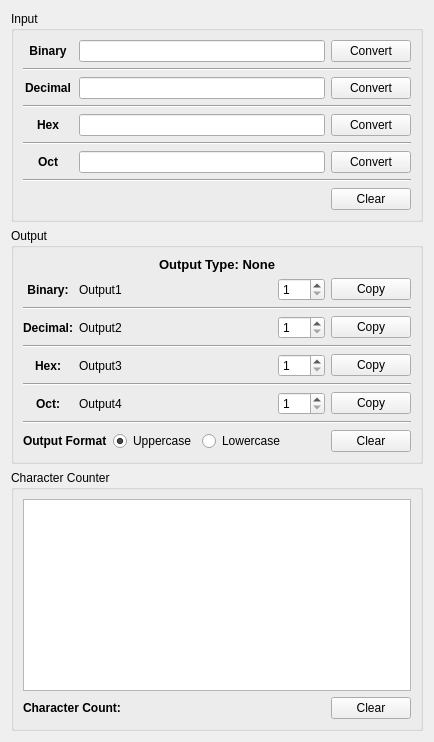
           <widget class="QWidget" name="convert">
            <attribute name="title">
             <string>Convert</string>
            </attribute>
            <layout class="QVBoxLayout" name="verticalLayout_5">
             <item>
              <layout class="QVBoxLayout" name="verticalLayout_6">
               <item>
                <widget class="QGroupBox" name="groupBox_4">
                 <property name="title">
                  <string>Input</string>
                 </property>
                 <layout class="QVBoxLayout" name="verticalLayout_7">
                  <item>
                   <layout class="QHBoxLayout" name="horizontalLayout_5">
                    <item>
                     <widget class="QLabel" name="label_4">
                      <property name="sizePolicy">
                       <sizepolicy hsizetype="Fixed" vsizetype="Preferred">
                        <horstretch>0</horstretch>
                        <verstretch>0</verstretch>
                       </sizepolicy>
                      </property>
                      <property name="minimumSize">
                       <size>
                        <width>50</width>
                        <height>0</height>
                       </size>
                      </property>
                      <property name="maximumSize">
                       <size>
                        <width>50</width>
                        <height>16777215</height>
                       </size>
                      </property>
                      <property name="font">
                       <font>
                        <weight>75</weight>
                        <bold>true</bold>
                       </font>
                      </property>
                      <property name="text">
                       <string>Binary</string>
                      </property>
                      <property name="alignment">
                       <set>Qt::AlignCenter</set>
                      </property>
                     </widget>
                    </item>
                    <item>
                     <widget class="QLineEdit" name="input_bin"/>
                    </item>
                    <item>
                     <widget class="QPushButton" name="convert_bin">
                      <property name="sizePolicy">
                       <sizepolicy hsizetype="Fixed" vsizetype="Fixed">
                        <horstretch>0</horstretch>
                        <verstretch>0</verstretch>
                       </sizepolicy>
                      </property>
                      <property name="text">
                       <string>Convert</string>
                      </property>
                     </widget>
                    </item>
                   </layout>
                  </item>
                  <item>
                   <widget class="Line" name="line_34">
                    <property name="orientation">
                     <enum>Qt::Horizontal</enum>
                    </property>
                   </widget>
                  </item>
                  <item>
                   <layout class="QHBoxLayout" name="horizontalLayout_9">
                    <item>
                     <widget class="QLabel" name="label_8">
                      <property name="sizePolicy">
                       <sizepolicy hsizetype="Fixed" vsizetype="Preferred">
                        <horstretch>0</horstretch>
                        <verstretch>0</verstretch>
                       </sizepolicy>
                      </property>
                      <property name="minimumSize">
                       <size>
                        <width>50</width>
                        <height>0</height>
                       </size>
                      </property>
                      <property name="maximumSize">
                       <size>
                        <width>50</width>
                        <height>16777215</height>
                       </size>
                      </property>
                      <property name="font">
                       <font>
                        <weight>75</weight>
                        <bold>true</bold>
                       </font>
                      </property>
                      <property name="text">
                       <string>Decimal</string>
                      </property>
                      <property name="alignment">
                       <set>Qt::AlignCenter</set>
                      </property>
                     </widget>
                    </item>
                    <item>
                     <widget class="QLineEdit" name="input_dec"/>
                    </item>
                    <item>
                     <widget class="QPushButton" name="convert_dec">
                      <property name="sizePolicy">
                       <sizepolicy hsizetype="Fixed" vsizetype="Fixed">
                        <horstretch>0</horstretch>
                        <verstretch>0</verstretch>
                       </sizepolicy>
                      </property>
                      <property name="text">
                       <string>Convert</string>
                      </property>
                     </widget>
                    </item>
                   </layout>
                  </item>
                  <item>
                   <widget class="Line" name="line_30">
                    <property name="orientation">
                     <enum>Qt::Horizontal</enum>
                    </property>
                   </widget>
                  </item>
                  <item>
                   <layout class="QHBoxLayout" name="horizontalLayout_10">
                    <item>
                     <widget class="QLabel" name="label_9">
                      <property name="sizePolicy">
                       <sizepolicy hsizetype="Fixed" vsizetype="Preferred">
                        <horstretch>0</horstretch>
                        <verstretch>0</verstretch>
                       </sizepolicy>
                      </property>
                      <property name="minimumSize">
                       <size>
                        <width>50</width>
                        <height>0</height>
                       </size>
                      </property>
                      <property name="maximumSize">
                       <size>
                        <width>50</width>
                        <height>16777215</height>
                       </size>
                      </property>
                      <property name="font">
                       <font>
                        <weight>75</weight>
                        <bold>true</bold>
                       </font>
                      </property>
                      <property name="text">
                       <string>Hex</string>
                      </property>
                      <property name="alignment">
                       <set>Qt::AlignCenter</set>
                      </property>
                     </widget>
                    </item>
                    <item>
                     <widget class="QLineEdit" name="input_hex"/>
                    </item>
                    <item>
                     <widget class="QPushButton" name="convert_hex">
                      <property name="sizePolicy">
                       <sizepolicy hsizetype="Fixed" vsizetype="Fixed">
                        <horstretch>0</horstretch>
                        <verstretch>0</verstretch>
                       </sizepolicy>
                      </property>
                      <property name="text">
                       <string>Convert</string>
                      </property>
                     </widget>
                    </item>
                   </layout>
                  </item>
                  <item>
                   <widget class="Line" name="line_29">
                    <property name="orientation">
                     <enum>Qt::Horizontal</enum>
                    </property>
                   </widget>
                  </item>
                  <item>
                   <layout class="QHBoxLayout" name="horizontalLayout_6">
                    <item>
                     <widget class="QLabel" name="label_5">
                      <property name="sizePolicy">
                       <sizepolicy hsizetype="Fixed" vsizetype="Preferred">
                        <horstretch>0</horstretch>
                        <verstretch>0</verstretch>
                       </sizepolicy>
                      </property>
                      <property name="minimumSize">
                       <size>
                        <width>50</width>
                        <height>0</height>
                       </size>
                      </property>
                      <property name="maximumSize">
                       <size>
                        <width>50</width>
                        <height>16777215</height>
                       </size>
                      </property>
                      <property name="font">
                       <font>
                        <weight>75</weight>
                        <bold>true</bold>
                       </font>
                      </property>
                      <property name="text">
                       <string>Oct</string>
                      </property>
                      <property name="alignment">
                       <set>Qt::AlignCenter</set>
                      </property>
                     </widget>
                    </item>
                    <item>
                     <widget class="QLineEdit" name="input_oct"/>
                    </item>
                    <item>
                     <widget class="QPushButton" name="convert_oct">
                      <property name="sizePolicy">
                       <sizepolicy hsizetype="Fixed" vsizetype="Fixed">
                        <horstretch>0</horstretch>
                        <verstretch>0</verstretch>
                       </sizepolicy>
                      </property>
                      <property name="text">
                       <string>Convert</string>
                      </property>
                     </widget>
                    </item>
                   </layout>
                  </item>
                  <item>
                   <widget class="Line" name="line_11">
                    <property name="orientation">
                     <enum>Qt::Horizontal</enum>
                    </property>
                   </widget>
                  </item>
                  <item>
                   <layout class="QHBoxLayout" name="horizontalLayout_21">
                    <item>
                     <spacer name="horizontalSpacer_2">
                      <property name="orientation">
                       <enum>Qt::Horizontal</enum>
                      </property>
                      <property name="sizeHint" stdset="0">
                       <size>
                        <width>40</width>
                        <height>20</height>
                       </size>
                      </property>
                     </spacer>
                    </item>
                    <item>
                     <widget class="QPushButton" name="convert_inputClear">
                      <property name="sizePolicy">
                       <sizepolicy hsizetype="Fixed" vsizetype="Fixed">
                        <horstretch>0</horstretch>
                        <verstretch>0</verstretch>
                       </sizepolicy>
                      </property>
                      <property name="text">
                       <string>Clear</string>
                      </property>
                     </widget>
                    </item>
                   </layout>
                  </item>
                 </layout>
                </widget>
               </item>
               <item>
                <widget class="QGroupBox" name="groupBox_2">
                 <property name="title">
                  <string>Output</string>
                 </property>
                 <layout class="QVBoxLayout" name="verticalLayout_8">
                  <item>
                   <widget class="QLabel" name="convert_outputType">
                    <property name="font">
                     <font>
                      <pointsize>10</pointsize>
                      <weight>75</weight>
                      <bold>true</bold>
                     </font>
                    </property>
                    <property name="text">
                     <string>Output Type: None</string>
                    </property>
                    <property name="alignment">
                     <set>Qt::AlignCenter</set>
                    </property>
                   </widget>
                  </item>
                  <item>
                   <layout class="QHBoxLayout" name="horizontalLayout_12">
                    <item>
                     <widget class="QLabel" name="label_11">
                      <property name="sizePolicy">
                       <sizepolicy hsizetype="Fixed" vsizetype="Preferred">
                        <horstretch>0</horstretch>
                        <verstretch>0</verstretch>
                       </sizepolicy>
                      </property>
                      <property name="minimumSize">
                       <size>
                        <width>50</width>
                        <height>0</height>
                       </size>
                      </property>
                      <property name="maximumSize">
                       <size>
                        <width>50</width>
                        <height>16777215</height>
                       </size>
                      </property>
                      <property name="font">
                       <font>
                        <weight>75</weight>
                        <bold>true</bold>
                       </font>
                      </property>
                      <property name="text">
                       <string>Binary:</string>
                      </property>
                      <property name="alignment">
                       <set>Qt::AlignCenter</set>
                      </property>
                     </widget>
                    </item>
                    <item>
                     <widget class="QLabel" name="output_bin">
                      <property name="text">
                       <string>Output1</string>
                      </property>
                     </widget>
                    </item>
                    <item>
                     <widget class="QSpinBox" name="digits_bin">
                      <property name="sizePolicy">
                       <sizepolicy hsizetype="Fixed" vsizetype="Fixed">
                        <horstretch>0</horstretch>
                        <verstretch>0</verstretch>
                       </sizepolicy>
                      </property>
                      <property name="minimum">
                       <number>1</number>
                      </property>
                      <property name="maximum">
                       <number>512</number>
                      </property>
                     </widget>
                    </item>
                    <item>
                     <widget class="QPushButton" name="copy_bin">
                      <property name="sizePolicy">
                       <sizepolicy hsizetype="Fixed" vsizetype="Fixed">
                        <horstretch>0</horstretch>
                        <verstretch>0</verstretch>
                       </sizepolicy>
                      </property>
                      <property name="text">
                       <string>Copy</string>
                      </property>
                     </widget>
                    </item>
                   </layout>
                  </item>
                  <item>
                   <widget class="Line" name="line_28">
                    <property name="orientation">
                     <enum>Qt::Horizontal</enum>
                    </property>
                   </widget>
                  </item>
                  <item>
                   <layout class="QHBoxLayout" name="horizontalLayout_20">
                    <item>
                     <widget class="QLabel" name="label_24">
                      <property name="sizePolicy">
                       <sizepolicy hsizetype="Fixed" vsizetype="Preferred">
                        <horstretch>0</horstretch>
                        <verstretch>0</verstretch>
                       </sizepolicy>
                      </property>
                      <property name="minimumSize">
                       <size>
                        <width>50</width>
                        <height>0</height>
                       </size>
                      </property>
                      <property name="maximumSize">
                       <size>
                        <width>50</width>
                        <height>16777215</height>
                       </size>
                      </property>
                      <property name="font">
                       <font>
                        <weight>75</weight>
                        <bold>true</bold>
                       </font>
                      </property>
                      <property name="text">
                       <string>Decimal:</string>
                      </property>
                      <property name="alignment">
                       <set>Qt::AlignCenter</set>
                      </property>
                     </widget>
                    </item>
                    <item>
                     <widget class="QLabel" name="output_dec">
                      <property name="text">
                       <string>Output2</string>
                      </property>
                     </widget>
                    </item>
                    <item>
                     <widget class="QSpinBox" name="digits_dec">
                      <property name="sizePolicy">
                       <sizepolicy hsizetype="Fixed" vsizetype="Fixed">
                        <horstretch>0</horstretch>
                        <verstretch>0</verstretch>
                       </sizepolicy>
                      </property>
                      <property name="minimum">
                       <number>1</number>
                      </property>
                      <property name="maximum">
                       <number>512</number>
                      </property>
                     </widget>
                    </item>
                    <item>
                     <widget class="QPushButton" name="copy_dec">
                      <property name="sizePolicy">
                       <sizepolicy hsizetype="Fixed" vsizetype="Fixed">
                        <horstretch>0</horstretch>
                        <verstretch>0</verstretch>
                       </sizepolicy>
                      </property>
                      <property name="text">
                       <string>Copy</string>
                      </property>
                     </widget>
                    </item>
                   </layout>
                  </item>
                  <item>
                   <widget class="Line" name="line_27">
                    <property name="orientation">
                     <enum>Qt::Horizontal</enum>
                    </property>
                   </widget>
                  </item>
                  <item>
                   <layout class="QHBoxLayout" name="horizontalLayout_13">
                    <item>
                     <widget class="QLabel" name="label_12">
                      <property name="sizePolicy">
                       <sizepolicy hsizetype="Fixed" vsizetype="Preferred">
                        <horstretch>0</horstretch>
                        <verstretch>0</verstretch>
                       </sizepolicy>
                      </property>
                      <property name="minimumSize">
                       <size>
                        <width>50</width>
                        <height>0</height>
                       </size>
                      </property>
                      <property name="maximumSize">
                       <size>
                        <width>50</width>
                        <height>16777215</height>
                       </size>
                      </property>
                      <property name="font">
                       <font>
                        <weight>75</weight>
                        <bold>true</bold>
                       </font>
                      </property>
                      <property name="text">
                       <string>Hex:</string>
                      </property>
                      <property name="alignment">
                       <set>Qt::AlignCenter</set>
                      </property>
                     </widget>
                    </item>
                    <item>
                     <widget class="QLabel" name="output_hex">
                      <property name="text">
                       <string>Output3</string>
                      </property>
                     </widget>
                    </item>
                    <item>
                     <widget class="QSpinBox" name="digits_hex">
                      <property name="sizePolicy">
                       <sizepolicy hsizetype="Fixed" vsizetype="Fixed">
                        <horstretch>0</horstretch>
                        <verstretch>0</verstretch>
                       </sizepolicy>
                      </property>
                      <property name="minimum">
                       <number>1</number>
                      </property>
                      <property name="maximum">
                       <number>512</number>
                      </property>
                     </widget>
                    </item>
                    <item>
                     <widget class="QPushButton" name="copy_hex">
                      <property name="sizePolicy">
                       <sizepolicy hsizetype="Fixed" vsizetype="Fixed">
                        <horstretch>0</horstretch>
                        <verstretch>0</verstretch>
                       </sizepolicy>
                      </property>
                      <property name="text">
                       <string>Copy</string>
                      </property>
                     </widget>
                    </item>
                   </layout>
                  </item>
                  <item>
                   <widget class="Line" name="line_16">
                    <property name="orientation">
                     <enum>Qt::Horizontal</enum>
                    </property>
                   </widget>
                  </item>
                  <item>
                   <layout class="QHBoxLayout" name="horizontalLayout_16">
                    <item>
                     <widget class="QLabel" name="label_16">
                      <property name="sizePolicy">
                       <sizepolicy hsizetype="Fixed" vsizetype="Preferred">
                        <horstretch>0</horstretch>
                        <verstretch>0</verstretch>
                       </sizepolicy>
                      </property>
                      <property name="minimumSize">
                       <size>
                        <width>50</width>
                        <height>0</height>
                       </size>
                      </property>
                      <property name="maximumSize">
                       <size>
                        <width>50</width>
                        <height>16777215</height>
                       </size>
                      </property>
                      <property name="font">
                       <font>
                        <weight>75</weight>
                        <bold>true</bold>
                       </font>
                      </property>
                      <property name="text">
                       <string>Oct:</string>
                      </property>
                      <property name="alignment">
                       <set>Qt::AlignCenter</set>
                      </property>
                     </widget>
                    </item>
                    <item>
                     <widget class="QLabel" name="output_oct">
                      <property name="text">
                       <string>Output4</string>
                      </property>
                     </widget>
                    </item>
                    <item>
                     <widget class="QSpinBox" name="digits_oct">
                      <property name="sizePolicy">
                       <sizepolicy hsizetype="Fixed" vsizetype="Fixed">
                        <horstretch>0</horstretch>
                        <verstretch>0</verstretch>
                       </sizepolicy>
                      </property>
                      <property name="minimum">
                       <number>1</number>
                      </property>
                      <property name="maximum">
                       <number>512</number>
                      </property>
                     </widget>
                    </item>
                    <item>
                     <widget class="QPushButton" name="copy_oct">
                      <property name="sizePolicy">
                       <sizepolicy hsizetype="Fixed" vsizetype="Fixed">
                        <horstretch>0</horstretch>
                        <verstretch>0</verstretch>
                       </sizepolicy>
                      </property>
                      <property name="text">
                       <string>Copy</string>
                      </property>
                     </widget>
                    </item>
                   </layout>
                  </item>
                  <item>
                   <widget class="Line" name="line_10">
                    <property name="orientation">
                     <enum>Qt::Horizontal</enum>
                    </property>
                   </widget>
                  </item>
                  <item>
                   <layout class="QHBoxLayout" name="horizontalLayout_3">
                    <item>
                     <widget class="QLabel" name="label">
                      <property name="font">
                       <font>
                        <weight>75</weight>
                        <bold>true</bold>
                       </font>
                      </property>
                      <property name="text">
                       <string>Output Format</string>
                      </property>
                     </widget>
                    </item>
                    <item>
                     <widget class="QRadioButton" name="convertRadioUpper">
                      <property name="text">
                       <string>Uppercase</string>
                      </property>
                      <property name="checked">
                       <bool>true</bool>
                      </property>
                     </widget>
                    </item>
                    <item>
                     <widget class="QRadioButton" name="convertRadioLower">
                      <property name="text">
                       <string>Lowercase</string>
                      </property>
                     </widget>
                    </item>
                    <item>
                     <spacer name="horizontalSpacer">
                      <property name="orientation">
                       <enum>Qt::Horizontal</enum>
                      </property>
                      <property name="sizeHint" stdset="0">
                       <size>
                        <width>40</width>
                        <height>20</height>
                       </size>
                      </property>
                     </spacer>
                    </item>
                    <item>
                     <widget class="QPushButton" name="convert_outputClear">
                      <property name="sizePolicy">
                       <sizepolicy hsizetype="Fixed" vsizetype="Fixed">
                        <horstretch>0</horstretch>
                        <verstretch>0</verstretch>
                       </sizepolicy>
                      </property>
                      <property name="text">
                       <string>Clear</string>
                      </property>
                     </widget>
                    </item>
                   </layout>
                  </item>
                 </layout>
                </widget>
               </item>
              </layout>
             </item>
             <item>
              <widget class="QGroupBox" name="groupBox_3">
               <property name="title">
                <string>Character Counter</string>
               </property>
               <layout class="QVBoxLayout" name="verticalLayout_11">
                <item>
                 <widget class="QTextEdit" name="convert_characterInput"/>
                </item>
                <item>
                 <layout class="QHBoxLayout" name="horizontalLayout_2">
                  <item>
                   <widget class="QLabel" name="characterCounterLabel">
                    <property name="font">
                     <font>
                      <weight>75</weight>
                      <bold>true</bold>
                     </font>
                    </property>
                    <property name="text">
                     <string>Character Count:</string>
                    </property>
                   </widget>
                  </item>
                  <item>
                   <widget class="QPushButton" name="characterCounterClear">
                    <property name="sizePolicy">
                     <sizepolicy hsizetype="Fixed" vsizetype="Fixed">
                      <horstretch>0</horstretch>
                      <verstretch>0</verstretch>
                     </sizepolicy>
                    </property>
                    <property name="text">
                     <string>Clear</string>
                    </property>
                   </widget>
                  </item>
                 </layout>
                </item>
               </layout>
              </widget>
             </item>
            </layout>
           </widget>
